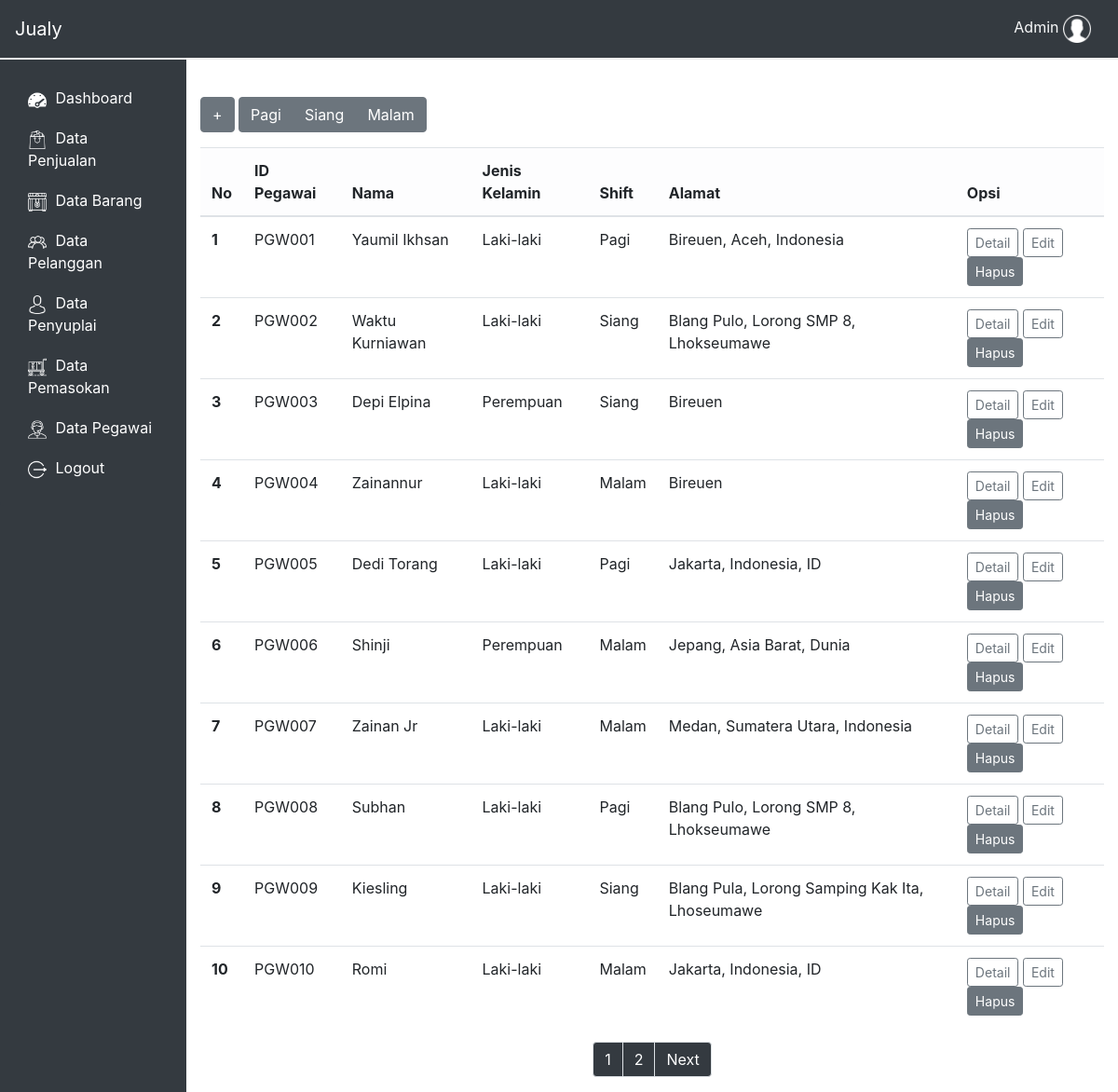
/dashboard/pegawai.php (signed in), run on the app's committed database.
### tables this page shows
CREATE TABLE `pegawai` (
  `id_pegawai` varchar(8) NOT NULL,
  `nama_pegawai` varchar(30) NOT NULL,
  `password` varchar(20) NOT NULL,
  `jenis_kelamin` set('Perempuan','Laki-laki') NOT NULL,
  `alamat` varchar(60) NOT NULL,
  `no_hape` varchar(13) NOT NULL,
  `shift` set('Pagi','Siang','Malam') NOT NULL
);

### dashboard/functions/act.php (called while the page is built, shortened)
<?php
    function ambil($query){
        global $link;
        if($ambil = mysqli_query($link, $query) or die(mysqli_error())){
            return $ambil;
        }
    }
    function tampilkan_pegawai($mulai, $halaman){
        $query = "SELECT * FROM pegawai LIMIT $mulai, $halaman";
        return ambil($query);
    }
?>

### dashboard/pegawai.php (the view, shortened to what this page needs)
<?php
    require_once 'view/header.php';
?>
<br>
<div class="container my-3">
    <div class="row justify-content-center">
        <div class="col">
            <form id="pegawai-shift-wrapper" action=""  method="post">
                <button class="btn btn-md btn-secondary" type="button" data-toggle="modal" data-target="#tambahPegawai" aria-hidden="true">+</button>
                <div class="btn-group btn-group-toggle" data-toggle="buttons">
                    <button class="btn btn-md btn-secondary" type="button" id="shift_button_pagi" value="pagi">Pagi</button>
                    <button class="btn btn-md btn-secondary" type="button" id="shift_button_siang"  value="siang">Siang</button>
                    <button class="btn btn-md btn-secondary" type="button" id="shift_button_malam"  value="malam">Malam</button>
                </div>
            </form>
        </div>
    </div>
</div>
<?php
    $halaman = 10;
    $page = isset($_GET['halaman'])? (int)$_GET['halaman'] : 1;
    $mulai = ($page > 1) ? ($page * $halaman) - $halaman : 0;
    $sql = mysqli_query($link, "SELECT * FROM pegawai");
    $total = mysqli_num_rows($sql);
    $pages = ceil($total / $halaman);
?>
<div id="table_pegawai" class="container">
    <div class="row">
        <div class="col-12">
            <table class="table table-hover">
                <thead class="table-light">
                    <tr>
                        <th scope="col-1">No</th>
                        <th scope="col-1">ID Pegawai</th>
                        <th scope="col-2">Nama</th>
                        <th scope="col-1">Jenis Kelamin</th>
                        <th scope="col-1">Shift</th>
                        <th scope="col-3">Alamat</th>
                        <th scope="col-3">Opsi</th>
                    </tr>
                </thead>
                <tbody>
                    <tr>
                    <?php
                        $barang = tampilkan_pegawai($mulai, $halaman);
                        $no = $mulai + 1;
                        while($row = mysqli_fetch_assoc($barang)){
                    ?>
                        <th scope="row"><?= $no++ ?></th>
                        <td class=><?= $row['id_pegawai']?></td>
                        <td class=><?= $row['nama_pegawai'] ?></td>
                        <td class=><?= $row['jenis_kelamin'] ?></td>
                        <td class=><?= $row['shift'] ?></td>
                        <td class=><?= $row['alamat'] ?></td>
                        <td class=>
                            <span>
                                <a href="pegawai_detail.php?id=<?= $row['id_pegawai']; ?>" class="btn btn-outline-secondary btn-sm">Detail</a>
                                <a href="pegawai_edit.php?id=<?= $row['id_pegawai']; ?>" class="btn btn-outline-secondary btn-sm">Edit</a>
                                <a id="hapus" href="" class="btn btn-secondary text-white btn-sm"
                                onclick="if(confirm('Apakah kamu yakin ingin menghapus barang ini?')){
                                            location.href='pegawai_hapus.php?id=<?php echo $row['id_pegawai']; ?>'
                                            }">
                                    Hapus
                                </a>
                            </span>
                        </td>
                    </tr>
                    <? } ?>
                </tbody>
            </table>
        </div>
        <div class="col-12">
            <nav aria-label="">
                <ul class="pagination justify-content-center">
                                <?php
                        for($x=1; $x<=$pages; $x++){
                            ?>
                                <li class="page-item ">
                                    <a class="page-link text-white bg-dark" href="?halaman=<?= $x ?>"><?= $x ?></a>
                                </li>
                            <?php
                        }
                        ?>
                        <?php
                        if (!isset($_GET['halaman'])) {
                            ?>
                                <li class="page-item ">
                                <a class="page-link text-white bg-dark" href="?halaman=<?= 2 ?>">Next</a>
                                </li>
                            <?
                            }
                        ?>
                </ul>
            </nav>
        </div>
    </div>
</div>
<?php require_once 'view/footer.php'; ?>

### dashboard/main.css (style rules this page uses)
* { margin: 0; padding: 0; }

### data on the page
pegawai: id_pegawai "PGW001", nama_pegawai "Yaumil Ikhsan", jenis_kelamin "Laki-laki", shift "Pagi", alamat "Bireuen, Aceh, Indonesia"
pegawai: id_pegawai "PGW002", nama_pegawai "Waktu Kurniawan", jenis_kelamin "Laki-laki", shift "Siang", alamat "Blang Pulo, Lorong SMP 8, Lhokseumawe"
pegawai: id_pegawai "PGW003", nama_pegawai "Depi Elpina", jenis_kelamin "Perempuan", shift "Siang", alamat "Bireuen"
pegawai: id_pegawai "PGW004", nama_pegawai "Zainannur", jenis_kelamin "Laki-laki", shift "Malam", alamat "Bireuen"
pegawai: id_pegawai "PGW005", nama_pegawai "Dedi Torang", jenis_kelamin "Laki-laki", shift "Pagi", alamat "Jakarta, Indonesia, ID"
pegawai: id_pegawai "PGW006", nama_pegawai "Shinji", jenis_kelamin "Perempuan", shift "Malam", alamat "Jepang, Asia Barat, Dunia"
pegawai: id_pegawai "PGW007", nama_pegawai "Zainan Jr", jenis_kelamin "Laki-laki", shift "Malam", alamat "Medan, Sumatera Utara, Indonesia"
pegawai: id_pegawai "PGW008", nama_pegawai "Subhan", jenis_kelamin "Laki-laki", shift "Pagi", alamat "Blang Pulo, Lorong SMP 8, Lhokseumawe"
pegawai: id_pegawai "PGW009", nama_pegawai "Kiesling", jenis_kelamin "Laki-laki", shift "Siang", alamat "Blang Pula, Lorong Samping Kak Ita, Lhoseumawe"
pegawai: id_pegawai "PGW010", nama_pegawai "Romi", jenis_kelamin "Laki-laki", shift "Malam", alamat "Jakarta, Indonesia, ID"

### other printed values
$username "Admin"
